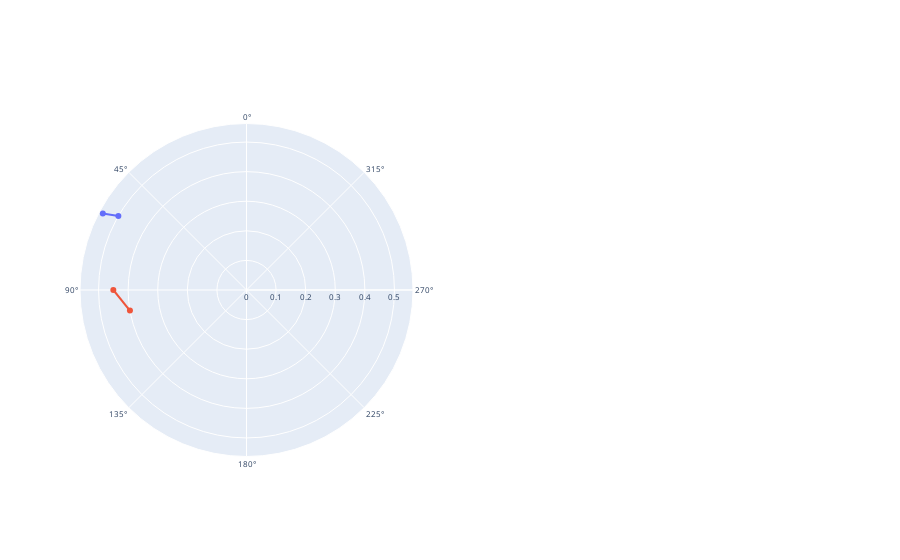

The notebook cell saved with this chart:
### Code cell
import plotly.graph_objects as go
from plotly.subplots import make_subplots

fig = make_subplots(rows=1, cols=2, specs=[[{'type': 'polar'},    {'type': 'polar'}]])

pairsDict = {'intent1':[[0.5, 0.55], [60,62]],
              'intetn2':[[0.45, 0.4], [90,100]]}

for key in pairsDict:
  fig.add_trace(go.Scatterpolar( r= pairsDict[key][0], 
                                 theta = pairsDict[key][1],
                                 mode='markers+lines',
                                 hoverinfo='text',
                                 hovertext=[key+" Training", key+" Testing"]))
  fig.add_annotation(pairsDict[key][0], theta = pairsDict[key][1], showarrow=True, arrowhead=1)


# Same data for the two Scatterpolar plots, we will only change the direction in the layout
fig.update_layout(
    showlegend = False,
    polar = dict(
      radialaxis_tickfont_size = 8,
      angularaxis = dict(
        tickfont_size=8,
        rotation=90, # start position of angular axis
        direction="counterclockwise"
      )
    )
)

fig.show()

### Figure 1 — Plotly figure (JSON) as saved in the notebook; plotly's stock layout.template omitted (floating-point values rounded to 4 significant figures)
{"data": [{"hoverinfo": "text", "hovertext": ["intent1 Training", "intent1 Testing"], "mode": "markers+lines", "r": [0.5, 0.55], "theta": [60, 62], "type": "scatterpolar"}, {"hoverinfo": "text", "hovertext": ["intetn2 Training", "intetn2 Testing"], "mode": "markers+lines", "r": [0.45, 0.4], "theta": [90, 100], "type": "scatterpolar"}], "layout": {"polar": {"angularaxis": {"direction": "counterclockwise", "rotation": 90, "tickfont": {"size": 8}}, "domain": {"x": [0, 0.45], "y": [0, 1]}, "radialaxis": {"tickfont": {"size": 8}}}, "polar2": {"domain": {"x": [0.55, 1], "y": [0, 1]}}, "showlegend": false}}
